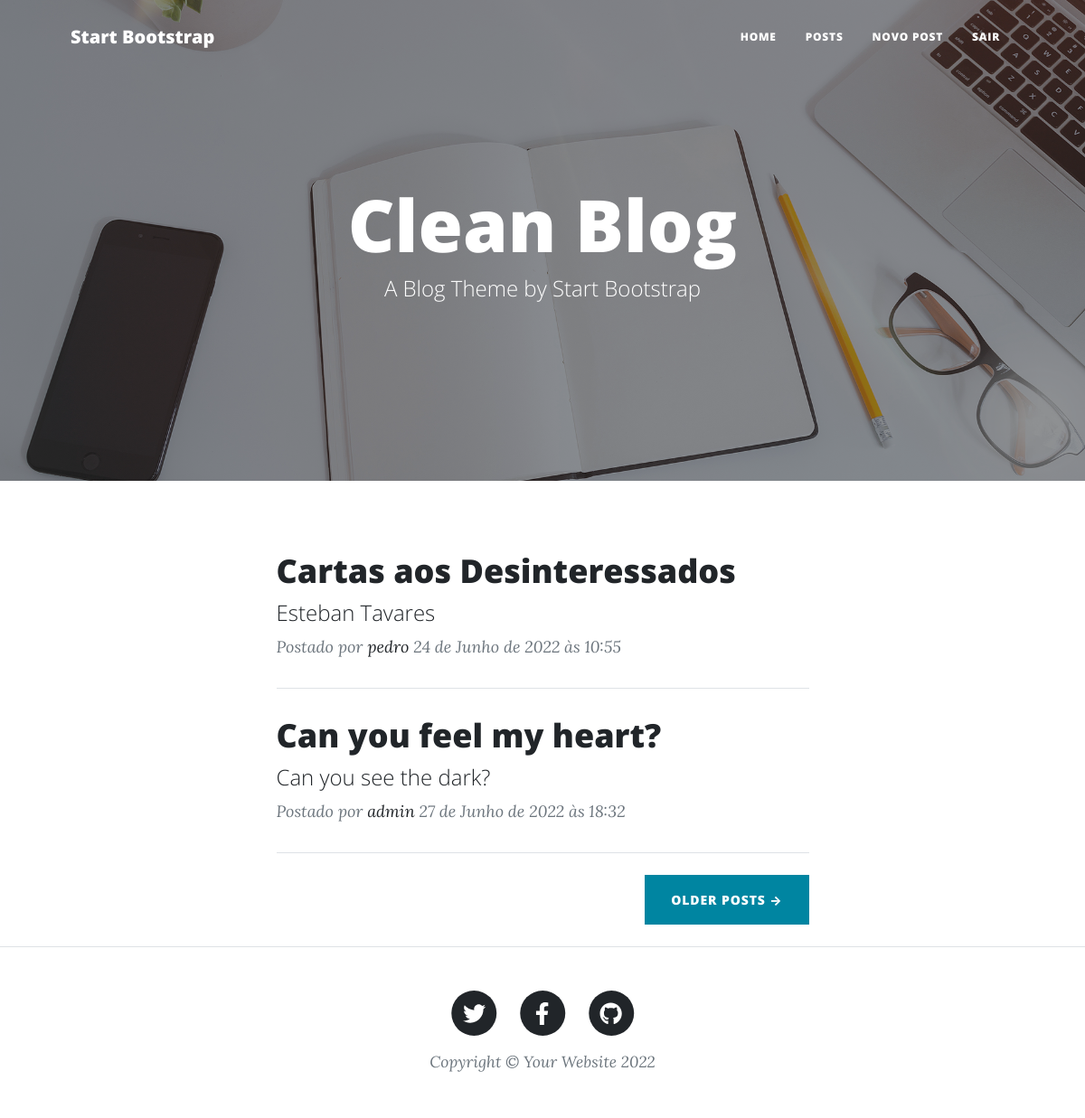
Page /posts (signed in) on the committed database.
### app/models.py (models this page shows, shortened)
class Post(models.Model):
    STATUS      = (('publico', 'Público'), ('privado', 'Privado'))
    titulo      = models.CharField(max_length=100)
    subtitulo   = models.CharField(max_length=100)
    slug        = models.SlugField(max_length=100)
    descricao   = models.TextField()
    autor       = models.ForeignKey(User, on_delete=models.CASCADE)
    publicacao  = models.DateTimeField(default=timezone.now)
    atualizacao = models.DateTimeField(auto_now_add=True)
    status      = models.CharField(max_length=12, choices=STATUS, default='indisponível')
    def get_absolute_url(self):
        return reverse('postDetail', args=[self.slug])
    class Meta:
        ordering = ['publicacao']

### app/views.py (the view)
# urls.py: path('posts', views.PostListView.as_view(), name='postList'),
class PostListView(ListView):
    model = Post
    template_name = 'post/post-list.html'

### app/templates/post/post-list.html (shortened to what this page needs)
{% extends 'base.html' %}
{% load static %}
{% block header %}
    <header class="masthead" style="background-image: url({% static 'assets/img/home-bg.jpg' %})">
        <div class="container position-relative px-4 px-lg-5">
            <div class="row gx-4 gx-lg-5 justify-content-center">
                <div class="col-md-10 col-lg-8 col-xl-7">
                    <div class="site-heading">
                        <h1>Clean Blog</h1>
                        <span class="subheading">A Blog Theme by Start Bootstrap</span>
                    </div>
                </div>
            </div>
        </div>
    </header>
{% endblock header %}
{% block content %}
    <div class="post-preview">
        {% for post in object_list %}
            {% if post.status == 'publico' and post.autor.username != user.username %}
                <a href="{{post.get_absolute_url}}">
                    <h2 class="post-title">{{post.titulo}}</h2>
                    <h4 class="post-subtitle">{{post.subtitulo}}</h4>
                </a>
                <p class="post-meta">
                    Postado por
                    <a href="#!">{{post.autor}}</a>
                    {{post.publicacao}}
                </p>
                <hr class="my-4" />
            {% elif post.autor.username == user.username %}
                <a href="{{post.get_absolute_url}}">
                    <h2 class="post-title">{{post.titulo}}</h2>
                    <h4 class="post-subtitle">{{post.subtitulo}}</h4>
                </a>
                <p class="post-meta">
                    Postado por
                    <a href="#!">{{post.autor}}</a>
                    {{post.publicacao}}
                </p>
                <hr class="my-4" />
            {% endif %}
        {% endfor %}
    </div>
    <div class="d-flex justify-content-end mb-4"><a class="btn btn-primary text-uppercase" href="#!">Older Posts →</a></div>
{% endblock content %}

### rows in the picture
Post: titulo "Cartas aos Desinteressados", subtitulo "Esteban Tavares", autor "pedro", publicacao "24 de Junho de 2022 às 10:55"
Post: titulo "Can you feel my heart?", subtitulo "Can you see the dark?", autor "admin", publicacao "27 de Junho de 2022 às 18:32"
